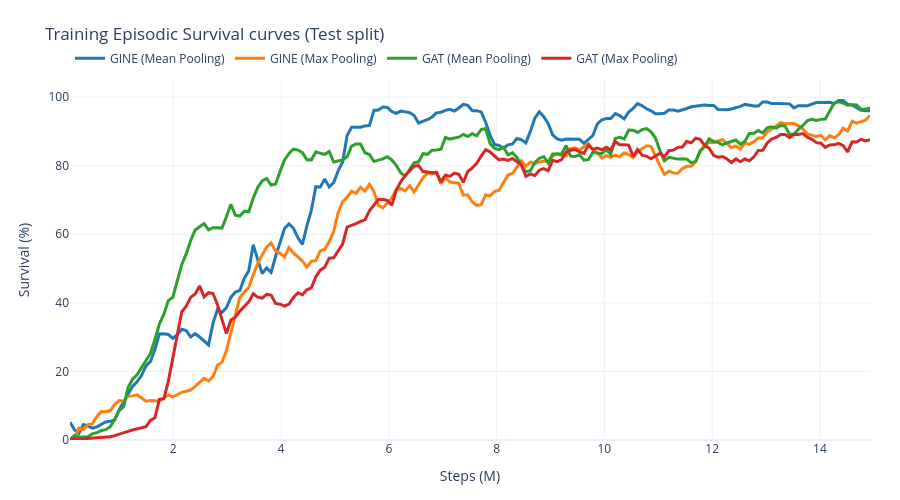

Write notebook code for a chart like this one.
### Code cell
import sys
from pathlib import Path
import plotly.io as pio

REPO_ROOT = Path("/Users/corentinplumet/Documents/RL_Marl2grid")
sys.path.insert(0, str(REPO_ROOT / "Topology_Task" / "analysis" / "metrics" / "helpers"))
import wandb_metrics as wm

data = wm.load_wandb_data()

run_specs = [
    {"prefix": "gs_s2_bus_n0_none_e0n0v0_s0", "label": "GINE (Mean Pooling)", "color": "#1f77b4"},
    {"prefix": "gs_s3ep_bus_n0_none_e0n0v0_gine_max_s0", "label": "GINE (Max Pooling)", "color": "#ff7f0e"},
    {"prefix": "gs_s3ep_bus_n0_none_e0n0v0_gat_mean_s0", "label": "GAT (Mean Pooling)", "color": "#2ca02c"},
    {"prefix": "gs_s3ep_bus_n0_none_e0n0v0_gat_max_s0", "label": "GAT (Max Pooling)", "color": "#d62728"},
]

res = wm.plot_named_run_means(
    run_specs,
    title="Training Episodic Survival curves (Test split)",
    split="test",
    smooth=10,
    show_members=False,
    show_std=False,
    history=data.history_df
)
fig2 = res["fig"]
fig2.update_layout(width=900, height=500)
fig2.show()

### Figure 1 — Plotly figure (JSON) as saved in the notebook; plotly's stock layout.template omitted (floating-point values rounded to 4 significant figures; data arrays with more than 128 entries replaced by an {"elided": "..."} marker saying what was removed)
{"data": [{"customdata": {"elided": "180 int values"}, "hovertemplate": "<b>GINE (Mean Pooling)</b><br>metric: test/charts/episodic_survival<br>runs at step: %{customdata}<br>step: %{x:.2f}M<br>mean of smoothed seeds: %{y:.3f}<extra></extra>", "legend": "legend", "legendgroup": "GINE (Mean Pooling)", "line": {"color": "#1f77b4", "dash": "solid", "width": 3}, "mode": "lines", "name": "GINE (Mean Pooling)", "opacity": 1, "showlegend": true, "type": "scatter", "x": {"elided": "180 float values"}, "y": {"elided": "180 float values"}}, {"customdata": {"elided": "180 int values"}, "hovertemplate": "<b>GINE (Max Pooling)</b><br>metric: test/charts/episodic_survival<br>runs at step: %{customdata}<br>step: %{x:.2f}M<br>mean of smoothed seeds: %{y:.3f}<extra></extra>", "legend": "legend", "legendgroup": "GINE (Max Pooling)", "line": {"color": "#ff7f0e", "dash": "solid", "width": 3}, "mode": "lines", "name": "GINE (Max Pooling)", "opacity": 1, "showlegend": true, "type": "scatter", "x": {"elided": "180 float values"}, "y": {"elided": "180 float values"}}, {"customdata": {"elided": "180 int values"}, "hovertemplate": "<b>GAT (Mean Pooling)</b><br>metric: test/charts/episodic_survival<br>runs at step: %{customdata}<br>step: %{x:.2f}M<br>mean of smoothed seeds: %{y:.3f}<extra></extra>", "legend": "legend", "legendgroup": "GAT (Mean Pooling)", "line": {"color": "#2ca02c", "dash": "solid", "width": 3}, "mode": "lines", "name": "GAT (Mean Pooling)", "opacity": 1, "showlegend": true, "type": "scatter", "x": {"elided": "180 float values"}, "y": {"elided": "180 float values"}}, {"customdata": {"elided": "180 int values"}, "hovertemplate": "<b>GAT (Max Pooling)</b><br>metric: test/charts/episodic_survival<br>runs at step: %{customdata}<br>step: %{x:.2f}M<br>mean of smoothed seeds: %{y:.3f}<extra></extra>", "legend": "legend", "legendgroup": "GAT (Max Pooling)", "line": {"color": "#d62728", "dash": "solid", "width": 3}, "mode": "lines", "name": "GAT (Max Pooling)", "opacity": 1, "showlegend": true, "type": "scatter", "x": {"elided": "180 float values"}, "y": {"elided": "180 float values"}}], "layout": {"height": 500, "hovermode": "x unified", "legend": {"orientation": "h", "x": 0, "xanchor": "left", "y": 1.02, "yanchor": "bottom"}, "margin": {"b": 60, "l": 70, "r": 30, "t": 80}, "title": {"text": "Training Episodic Survival curves (Test split)"}, "width": 900, "xaxis": {"title": {"text": "Steps (M)"}}, "yaxis": {"range": [0, 105], "title": {"text": "Survival (%)"}}}}
